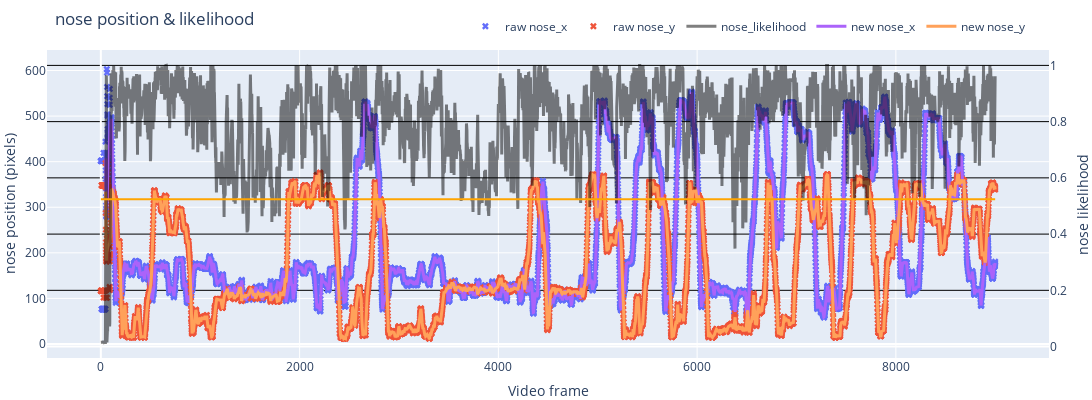

The notebook cell saved with this chart:
### Code cell
def plot_raw_vs_smoothed(df_raw, df_smooth, bodypart = 'nose', llhd_lim='mean', num_std=2):

    # Create figure
    fig = go.Figure()

    # Add traces for raw data
    for column in df_raw.columns:
        if bodypart in column:
            if 'likelihood' not in column:
                fig.add_trace(go.Scatter(x=df_raw.index, y=df_raw[column], mode='markers', name=f'raw {column}', marker=dict(symbol='x', size=6)))
            elif '_y' not in column:
                fig.add_trace(go.Scatter(x=df_raw.index, y=df_raw[column], name=f'{column}', line=dict(color='black', width=3), yaxis='y2',opacity=0.5))

    # Add traces for smoothed data
    for column in df_smooth.columns:
        if bodypart in column:
            if 'likelihood' not in column:
                fig.add_trace(go.Scatter(x=df_smooth.index, y=df_smooth[column], name=f'new {column}', line=dict(width=3)))

    median = df_raw[f'{bodypart}_likelihood'].median()
    mean = df_raw[f'{bodypart}_likelihood'].mean()
    std_dev = df_raw[f'{bodypart}_likelihood'].std()
        
    if llhd_lim == 'mean':
        limit = mean - num_std*std_dev
    elif llhd_lim == 'median':
        limit = median - num_std*std_dev
    else:
        limit = llhd_lim

    # Update layout for secondary y-axis
    fig.update_layout(
        xaxis=dict(title='Video frame'),
        yaxis=dict(title=f'{bodypart} position (pixels)'),
        yaxis2=dict(title=f'{bodypart} likelihood', 
                    overlaying='y', 
                    side='right',
                    gridcolor='black'),
        title=f'{bodypart} position & likelihood',
        width=1600,
        height=400,
        legend=dict(yanchor="bottom",
                    y=1.03,
                    xanchor="center",
                    x=0.7,
                    orientation="h"),
        shapes=[dict(type='line', 
                    x0=df_raw.index.min(), 
                    x1=df_raw.index.max(), 
                    y0=limit, 
                    y1=limit, 
                    line=dict(color='orange', dash='solid'),
                    yref='y2')],
        margin=dict(t=50, b=0, l=0, r=0),  # Adjust margins for better layout
        showlegend=True,
        # font=dict(size=15)
    )

    # Show plot
    fig.show()

# Plot raw vs smoothed data
plot_raw_vs_smoothed(df_raw, df_smooth, bodypart = bodypart, llhd_lim = tolerance, num_std = certainty)

### Figure 1 — Plotly figure (JSON) as saved in the notebook; plotly's stock layout.template omitted (floating-point values rounded to 4 significant figures; data arrays with more than 128 entries replaced by an {"elided": "..."} marker saying what was removed)
{"data": [{"marker": {"size": 6, "symbol": "x"}, "mode": "markers", "name": "raw nose_x", "type": "scatter", "x": {"elided": "9000 int values"}, "y": {"elided": "9000 float values"}}, {"marker": {"size": 6, "symbol": "x"}, "mode": "markers", "name": "raw nose_y", "type": "scatter", "x": {"elided": "9000 int values"}, "y": {"elided": "9000 float values"}}, {"line": {"color": "black", "width": 3}, "name": "nose_likelihood", "opacity": 0.5, "type": "scatter", "x": {"elided": "9000 int values"}, "y": {"elided": "9000 float values"}, "yaxis": "y2"}, {"line": {"width": 3}, "name": "new nose_x", "type": "scatter", "x": {"elided": "9000 int values"}, "y": {"elided": "9000 float values"}}, {"line": {"width": 3}, "name": "new nose_y", "type": "scatter", "x": {"elided": "9000 int values"}, "y": {"elided": "9000 float values"}}], "layout": {"height": 400, "legend": {"orientation": "h", "x": 0.7, "xanchor": "center", "y": 1.03, "yanchor": "bottom"}, "margin": {"b": 0, "l": 0, "r": 0, "t": 50}, "shapes": [{"line": {"color": "orange", "dash": "solid"}, "type": "line", "x0": 0, "x1": 8999, "y0": 0.5243, "y1": 0.5243, "yref": "y2"}], "showlegend": true, "title": {"text": "nose position & likelihood"}, "width": 1600, "xaxis": {"title": {"text": "Video frame"}}, "yaxis": {"title": {"text": "nose position (pixels)"}}, "yaxis2": {"gridcolor": "black", "overlaying": "y", "side": "right", "title": {"text": "nose likelihood"}}}}
